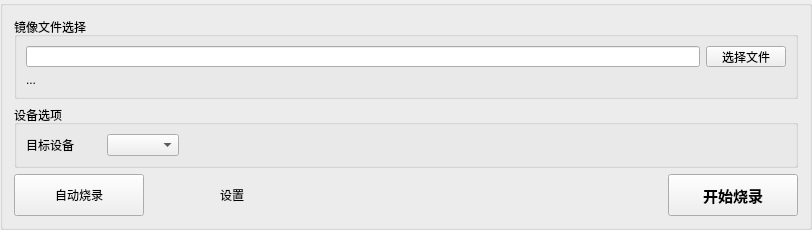
<?xml version="1.0" encoding="UTF-8"?>
<ui version="4.0">
 <class>BurningControlWindow</class>
 <widget class="QGroupBox" name="BurningControlWindow">
  <property name="geometry">
   <rect>
    <x>0</x>
    <y>0</y>
    <width>812</width>
    <height>230</height>
   </rect>
  </property>
  <property name="minimumSize">
   <size>
    <width>0</width>
    <height>230</height>
   </size>
  </property>
  <property name="maximumSize">
   <size>
    <width>16777215</width>
    <height>244</height>
   </size>
  </property>
  <property name="windowTitle">
   <string>Form</string>
  </property>
  <layout class="QGridLayout" name="gridLayout">
   <item row="0" column="0">
    <widget class="QGroupBox" name="groupBox_Image">
     <property name="minimumSize">
      <size>
       <width>0</width>
       <height>82</height>
      </size>
     </property>
     <property name="title">
      <string>镜像文件选择</string>
     </property>
     <layout class="QVBoxLayout" name="verticalLayout_10">
      <item>
       <layout class="QHBoxLayout" name="horizontalLayout_2">
        <item>
         <widget class="QLineEdit" name="inputSysImage"/>
        </item>
        <item>
         <widget class="QPushButton" name="btnSelectImage">
          <property name="text">
           <string>选择文件</string>
          </property>
          <property name="icon">
           <iconset resource="../../resources/main.qrc">
            <normaloff>:/folder-open-solid.svg</normaloff>:/folder-open-solid.svg</iconset>
          </property>
         </widget>
        </item>
       </layout>
      </item>
      <item>
       <widget class="QLabel" name="txtImageInfo">
        <property name="text">
         <string>...</string>
        </property>
        <property name="textFormat">
         <enum>Qt::PlainText</enum>
        </property>
       </widget>
      </item>
     </layout>
    </widget>
   </item>
   <item row="1" column="0">
    <widget class="QGroupBox" name="groupBox_Target">
     <property name="title">
      <string>设备选项</string>
     </property>
     <layout class="QHBoxLayout" name="horizontalLayout_6">
      <item>
       <widget class="QLabel" name="label_15">
        <property name="minimumSize">
         <size>
          <width>75</width>
          <height>0</height>
         </size>
        </property>
        <property name="text">
         <string>目标设备</string>
        </property>
       </widget>
      </item>
      <item>
       <widget class="QComboBox" name="inputTarget"/>
      </item>
      <item>
       <spacer name="horizontalSpacer_2">
        <property name="orientation">
         <enum>Qt::Horizontal</enum>
        </property>
        <property name="sizeHint" stdset="0">
         <size>
          <width>40</width>
          <height>20</height>
         </size>
        </property>
       </spacer>
      </item>
     </layout>
    </widget>
   </item>
   <item row="2" column="0">
    <layout class="QHBoxLayout" name="horizontalLayout">
     <property name="spacing">
      <number>18</number>
     </property>
     <item>
      <widget class="AnimatedButton" name="buttonStartAuto">
       <property name="sizePolicy">
        <sizepolicy hsizetype="Minimum" vsizetype="Fixed">
         <horstretch>0</horstretch>
         <verstretch>0</verstretch>
        </sizepolicy>
       </property>
       <property name="minimumSize">
        <size>
         <width>130</width>
         <height>42</height>
        </size>
       </property>
       <property name="text">
        <string>自动烧录</string>
       </property>
       <property name="icon">
        <iconset resource="../../resources/main.qrc">
         <normaloff>:/robot-solid.svg</normaloff>:/robot-solid.svg</iconset>
       </property>
       <property name="iconSize">
        <size>
         <width>20</width>
         <height>20</height>
        </size>
       </property>
       <property name="checkable">
        <bool>true</bool>
       </property>
      </widget>
     </item>
     <item>
      <widget class="QPushButton" name="btnOpenSettings">
       <property name="minimumSize">
        <size>
         <width>140</width>
         <height>0</height>
        </size>
       </property>
       <property name="cursor">
        <cursorShape>PointingHandCursor</cursorShape>
       </property>
       <property name="text">
        <string>设置</string>
       </property>
       <property name="icon">
        <iconset resource="../../resources/main.qrc">
         <normaloff>:/sliders-solid.svg</normaloff>:/sliders-solid.svg</iconset>
       </property>
       <property name="flat">
        <bool>true</bool>
       </property>
      </widget>
     </item>
     <item>
      <spacer name="horizontalSpacer">
       <property name="orientation">
        <enum>Qt::Horizontal</enum>
       </property>
       <property name="sizeHint" stdset="0">
        <size>
         <width>40</width>
         <height>20</height>
        </size>
       </property>
      </spacer>
     </item>
     <item>
      <widget class="QPushButton" name="btnStartBurn">
       <property name="sizePolicy">
        <sizepolicy hsizetype="Minimum" vsizetype="Fixed">
         <horstretch>0</horstretch>
         <verstretch>0</verstretch>
        </sizepolicy>
       </property>
       <property name="minimumSize">
        <size>
         <width>130</width>
         <height>42</height>
        </size>
       </property>
       <property name="font">
        <font>
         <pointsize>11</pointsize>
         <bold>true</bold>
        </font>
       </property>
       <property name="text">
        <string>开始烧录</string>
       </property>
       <property name="icon">
        <iconset resource="../../resources/main.qrc">
         <normaloff>:/file-arrow-down-solid.svg</normaloff>:/file-arrow-down-solid.svg</iconset>
       </property>
       <property name="iconSize">
        <size>
         <width>75</width>
         <height>20</height>
        </size>
       </property>
      </widget>
     </item>
    </layout>
   </item>
  </layout>
 </widget>
 <customwidgets>
  <customwidget>
   <class>AnimatedButton</class>
   <extends>QPushButton</extends>
   <header>widgets/AnimatedButton.h</header>
  </customwidget>
 </customwidgets>
 <resources>
  <include location="../../resources/main.qrc"/>
 </resources>
 <connections/>
</ui>
